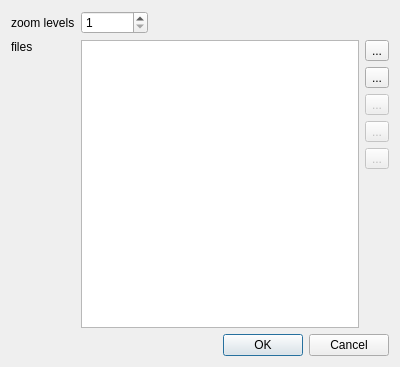
<?xml version="1.0" encoding="UTF-8"?>
<ui version="4.0">
 <class>IDlgEditMapLevel</class>
 <widget class="QDialog" name="IDlgEditMapLevel">
  <property name="geometry">
   <rect>
    <x>0</x>
    <y>0</y>
    <width>400</width>
    <height>367</height>
   </rect>
  </property>
  <property name="windowTitle">
   <string>Edit map level ...</string>
  </property>
  <layout class="QVBoxLayout">
   <item>
    <layout class="QGridLayout">
     <item row="0" column="0">
      <widget class="QLabel" name="label">
       <property name="text">
        <string>zoom levels</string>
       </property>
      </widget>
     </item>
     <item row="0" column="1">
      <layout class="QHBoxLayout">
       <item>
        <widget class="QSpinBox" name="spinZoom">
         <property name="minimum">
          <number>1</number>
         </property>
         <property name="maximum">
          <number>131072</number>
         </property>
        </widget>
       </item>
       <item>
        <spacer>
         <property name="orientation">
          <enum>Qt::Horizontal</enum>
         </property>
         <property name="sizeHint" stdset="0">
          <size>
           <width>40</width>
           <height>20</height>
          </size>
         </property>
        </spacer>
       </item>
      </layout>
     </item>
     <item row="1" column="0">
      <widget class="QLabel" name="label_2">
       <property name="text">
        <string>files</string>
       </property>
       <property name="alignment">
        <set>Qt::AlignLeading|Qt::AlignLeft|Qt::AlignTop</set>
       </property>
      </widget>
     </item>
     <item row="1" column="1">
      <layout class="QHBoxLayout">
       <item>
        <widget class="QListWidget" name="listFiles"/>
       </item>
       <item>
        <layout class="QVBoxLayout">
         <item>
          <widget class="QToolButton" name="toolFiles">
           <property name="toolTip">
            <string>&lt;html&gt;&lt;head&gt;&lt;meta name=&quot;qrichtext&quot; content=&quot;1&quot; /&gt;&lt;style type=&quot;text/css&quot;&gt;
p, li { white-space: pre-wrap; }
&lt;/style&gt;&lt;/head&gt;&lt;body style=&quot; font-family:'URW Gothic L'; font-size:9pt; font-weight:200; font-style:normal;&quot;&gt;
&lt;p style=&quot; margin-top:0px; margin-bottom:0px; margin-left:0px; margin-right:0px; -qt-block-indent:0; text-indent:0px;&quot;&gt;Select files&lt;/p&gt;&lt;/body&gt;&lt;/html&gt;</string>
           </property>
           <property name="text">
            <string>...</string>
           </property>
          </widget>
         </item>
         <item>
          <widget class="QToolButton" name="toolAdd">
           <property name="toolTip">
            <string>&lt;html&gt;&lt;head&gt;&lt;meta name=&quot;qrichtext&quot; content=&quot;1&quot; /&gt;&lt;style type=&quot;text/css&quot;&gt;
p, li { white-space: pre-wrap; }
&lt;/style&gt;&lt;/head&gt;&lt;body style=&quot; font-family:'URW Gothic L'; font-size:9pt; font-weight:200; font-style:normal;&quot;&gt;
&lt;p style=&quot; margin-top:0px; margin-bottom:0px; margin-left:0px; margin-right:0px; -qt-block-indent:0; text-indent:0px;&quot;&gt;Add files to list&lt;/p&gt;&lt;/body&gt;&lt;/html&gt;</string>
           </property>
           <property name="text">
            <string>...</string>
           </property>
          </widget>
         </item>
         <item>
          <widget class="QToolButton" name="toolDel">
           <property name="enabled">
            <bool>false</bool>
           </property>
           <property name="toolTip">
            <string>&lt;html&gt;&lt;head&gt;&lt;meta name=&quot;qrichtext&quot; content=&quot;1&quot; /&gt;&lt;style type=&quot;text/css&quot;&gt;
p, li { white-space: pre-wrap; }
&lt;/style&gt;&lt;/head&gt;&lt;body style=&quot; font-family:'URW Gothic L'; font-size:9pt; font-weight:200; font-style:normal;&quot;&gt;
&lt;p style=&quot; margin-top:0px; margin-bottom:0px; margin-left:0px; margin-right:0px; -qt-block-indent:0; text-indent:0px;&quot;&gt;Delete file from list&lt;/p&gt;&lt;/body&gt;&lt;/html&gt;</string>
           </property>
           <property name="text">
            <string>...</string>
           </property>
          </widget>
         </item>
         <item>
          <widget class="QToolButton" name="toolUp">
           <property name="enabled">
            <bool>false</bool>
           </property>
           <property name="toolTip">
            <string>&lt;html&gt;&lt;head&gt;&lt;meta name=&quot;qrichtext&quot; content=&quot;1&quot; /&gt;&lt;style type=&quot;text/css&quot;&gt;
p, li { white-space: pre-wrap; }
&lt;/style&gt;&lt;/head&gt;&lt;body style=&quot; font-family:'URW Gothic L'; font-size:9pt; font-weight:200; font-style:normal;&quot;&gt;
&lt;p style=&quot; margin-top:0px; margin-bottom:0px; margin-left:0px; margin-right:0px; -qt-block-indent:0; text-indent:0px;&quot;&gt;Move file up in list&lt;/p&gt;&lt;/body&gt;&lt;/html&gt;</string>
           </property>
           <property name="text">
            <string>...</string>
           </property>
          </widget>
         </item>
         <item>
          <widget class="QToolButton" name="toolDown">
           <property name="enabled">
            <bool>false</bool>
           </property>
           <property name="toolTip">
            <string>&lt;html&gt;&lt;head&gt;&lt;meta name=&quot;qrichtext&quot; content=&quot;1&quot; /&gt;&lt;style type=&quot;text/css&quot;&gt;
p, li { white-space: pre-wrap; }
&lt;/style&gt;&lt;/head&gt;&lt;body style=&quot; font-family:'URW Gothic L'; font-size:9pt; font-weight:200; font-style:normal;&quot;&gt;
&lt;p style=&quot; margin-top:0px; margin-bottom:0px; margin-left:0px; margin-right:0px; -qt-block-indent:0; text-indent:0px;&quot;&gt;Move file down in list&lt;/p&gt;&lt;/body&gt;&lt;/html&gt;</string>
           </property>
           <property name="text">
            <string>...</string>
           </property>
          </widget>
         </item>
         <item>
          <spacer>
           <property name="orientation">
            <enum>Qt::Vertical</enum>
           </property>
           <property name="sizeHint" stdset="0">
            <size>
             <width>20</width>
             <height>40</height>
            </size>
           </property>
          </spacer>
         </item>
        </layout>
       </item>
      </layout>
     </item>
    </layout>
   </item>
   <item>
    <widget class="QDialogButtonBox" name="buttonBox">
     <property name="orientation">
      <enum>Qt::Horizontal</enum>
     </property>
     <property name="standardButtons">
      <set>QDialogButtonBox::Cancel|QDialogButtonBox::Ok</set>
     </property>
    </widget>
   </item>
  </layout>
 </widget>
 <resources/>
 <connections>
  <connection>
   <sender>buttonBox</sender>
   <signal>accepted()</signal>
   <receiver>IDlgEditMapLevel</receiver>
   <slot>accept()</slot>
   <hints>
    <hint type="sourcelabel">
     <x>248</x>
     <y>254</y>
    </hint>
    <hint type="destinationlabel">
     <x>157</x>
     <y>274</y>
    </hint>
   </hints>
  </connection>
  <connection>
   <sender>buttonBox</sender>
   <signal>rejected()</signal>
   <receiver>IDlgEditMapLevel</receiver>
   <slot>reject()</slot>
   <hints>
    <hint type="sourcelabel">
     <x>316</x>
     <y>260</y>
    </hint>
    <hint type="destinationlabel">
     <x>286</x>
     <y>274</y>
    </hint>
   </hints>
  </connection>
 </connections>
</ui>
